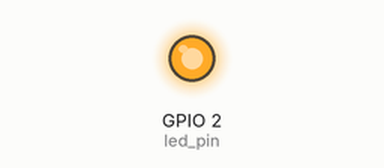
Recording of a sketch running on a simulated ESP32. Parts: output pins drawn as LEDs (lit = HIGH).

Above: at 0.15 s.
At 5.7 s:
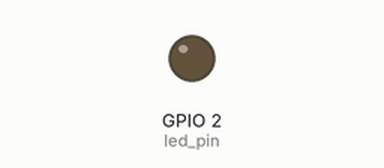
Timing chart, 0 to 6.9 s (numbered marks = the images above):
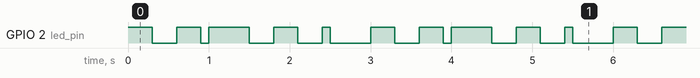

Measured:
- by itself, GPIO 2 (led_pin): repeats every 3.0 s: LOW 0.30 s, HIGH 0.30 s, LOW 0.10 s, HIGH 0.50 s, LOW 0.30 s, HIGH 0.30 s, LOW 0.30 s, HIGH 0.10 s, LOW 0.50 s, HIGH 0.30 s
- by itself, everything shown: repeats every 3.0 s, in 10 steps

The sketch:

LED_blinking_different_rates_week2.ino
```cpp
//Use 1 core
#if CONFIG_FREERTOS_UNICORE
static const BaseType_t app_cpu = 0;
#else
static const BaseType_t app_cpu = 1;
#endif

//LED rate
static const int rate1 = 500;
static const int rate2 = 300;

//Using built-in LED
static const int led_pin = 2;

//Blinking LED at rate 1
void toggleLED1(void *parameter){
  while(1) {
    digitalWrite(led_pin, HIGH);
    vTaskDelay(rate1/portTICK_PERIOD_MS);
    digitalWrite(led_pin, LOW);
    vTaskDelay(rate1/portTICK_PERIOD_MS);
  }
}


//Blinking LED at  rate 2
void toggleLED2(void *parameter){
  while(1) {
    digitalWrite(led_pin, HIGH);
    vTaskDelay(rate2/portTICK_PERIOD_MS);
    digitalWrite(led_pin, LOW);
    vTaskDelay(rate2/portTICK_PERIOD_MS);
  }
}

void setup() {

  //Configure pin as output
  pinMode(led_pin, OUTPUT);

  //Task to run forever
  xTaskCreatePinnedToCore(
    toggleLED1,              //Function to be called
    "Toggle LED 1",           //Task name
    1024,                   //Stack size
    NULL,                   //Parameter to pass to function
    1,                      //Task priority (0-lowest, 24 highest)
    NULL,                   //Task Handle
    app_cpu);                 //Run on 1 core for demo


  //Task to run forever
  xTaskCreatePinnedToCore(
    toggleLED2,              //Function to be called
    "Toggle LED 2",           //Task name
    1024,                   //Stack size
    NULL,                   //Parameter to pass to function
    1,                      //Task priority (0-lowest, 24 highest)
    NULL,                   //Task Handle
    app_cpu);                 //Run on 1 core for demo


}

void loop() {

}
```
